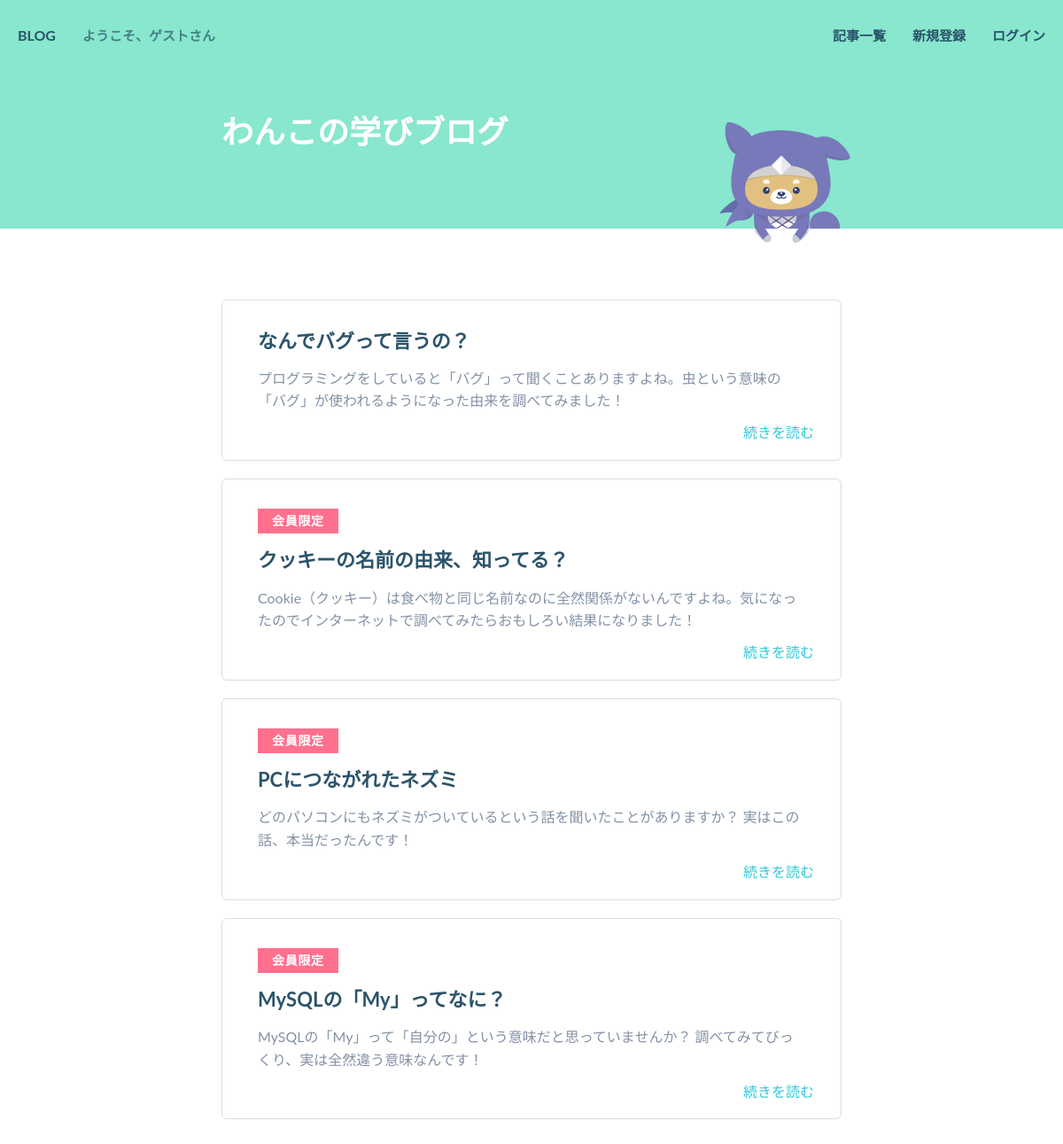
Page /list/ on the committed database.
### blog/models.py (models this page shows, shortened)
class BlogModel(models.Model):
    title = models.CharField(max_length=100)
    summary = models.TextField()
    content = models.TextField()
    category = models.CharField(
        max_length=50,
        choices=CATEGORY)

### blog/views.py (the view)
# urls.py: path('list/', BlogList.as_view(), name='list'),
class BlogList(ListView):
    template_name = 'blog/list.html'
    model = BlogModel

### blog/templates/blog/list.html
{% extends 'blog/base.html' %}
{% block content %}
  <main>
    <ul class="list">
      {% for object in object_list %}
      <li>
        {% if object.category == 'limited' %}
          <i>会員限定</i>
        {% endif %}
        <h2>{{ object.title }}</h2>
        <p>{{ object.summary }}</p>
        <a href="{% url 'blog:article' object.pk %}">続きを読む</a>
      </li>
      {% endfor %}
    </ul>
  </main>
{% endblock content %}

### blog/templates/blog/base.html (shortened to what this page needs)
{% load static %}
<!DOCTYPE html>
<html>
  <head>
    <link rel="stylesheet" href="{% static 'blog/style.css' %}">
  </head>
  <body>
    <header>
        <div class="header-nav">
          <a href="/">BLOG</a>
          {% if user.is_authenticated %}
          <p>ようこそ、{{ user.username }}さん</p>
          {% else %}
          <p>ようこそ、ゲストさん</p>
          {% endif %}
          <ul>
            <li><a href="{% url 'blog:list' %}">記事一覧</a></li>
            {% if user.is_authenticated %}
              <li><a href="{% url 'blog:logout' %}">ログアウト</a></li>
            {% else %}
              <li><a href="{% url 'blog:signup' %}">新規登録</a></li>
              <li><a href="{% url 'blog:login' %}">ログイン</a></li>
            {% endif %}
          </ul>
        </div>
        <p>わんこの学びブログ</p>
      </header>
  </body>
{% block content %}
{% endblock content %}

### blog/static/blog/style.css (style rules this page uses)
*, *::before, *::after { box-sizing: border-box; }
ul, ol { padding: 0; list-style: none; }
body, h1, h2, h3, p, ul { margin: 0; }
body { min-height: 100vh; text-rendering: optimizeSpeed; color: #2B546A; line-height: 1.6; display: flex; flex-direction: column; font-family: Lato, "Hiragino Maru Gothic Pro", "Meiryo UI", Meiryo, "MS PGothic", sans-serif; }
a { text-decoration: none; }
header { background-color: #88E7CE; }
header > p { position: relative; max-width: 700px; margin: 0 auto; color: #ffffff; font-size: 36px; font-weight: bold; padding: 40px 0 80px; }
header > p:after { position: absolute; content: ""; display: block; width: 148px; height: 136px; bottom: -16px; right: -10px; background-size: 148px 136px; background-repeat: no-repeat; background-image: url('./wanko.svg'); }
.header-nav { display: flex; flex-wrap: nowrap; justify-content: space-between; align-items: center; min-width: 700px; max-width: 1200px; padding: 0 20px; margin: 0 auto; height: 80px; }
.header-nav > a { color: #2B546A; font-weight: bold; }
.header-nav p { padding-left: 30px; font-size: 15px; color: #2B546A; font-weight: bold; word-wrap: break-word; opacity: 0.7; flex: 1; }
.header-nav ul { text-align: right; display: flex; }
.header-nav li > a { white-space: nowrap; display: inline-block; font-size: 15px; color: #2B546A; font-weight: bold; padding-left: 30px; }
.list li, .list-admin li { position: relative; padding: 28px 40px 54px; border: 1px solid #d5dee8; border-radius: 6px; }
.list li:not(:first-child), .list-admin li:not(:first-child) { margin-top: 20px; }
.list h2, .list-admin h2 { font-size: 22px; }
.list p, .list-admin p { font-size: 16px; color: #8491A5; }
.list i, .list-admin i { display: inline-flex; align-items: center; background-color: #FF708F; color: #ffffff; font-size: 14px; font-weight: bold; padding: 3px 16px; font-style: normal; margin-bottom: 12px; margin-top: 5px; letter-spacing: 0.05em; }
.list h2 { margin-bottom: 12px; }
.list a { position: absolute; bottom: 18px; right: 30px; display: inline-block; color: #30C8D6; }
main { max-width: 700px; width: 100%; margin: 0 auto; padding: 80px 0 100px; }

### rows in the picture
BlogModel: title "なんでバグって言うの？", summary "プログラミングをしていると「バグ」って聞くことありますよね。虫という意味の「バグ」が使われるようになった由来を調べてみました！"
BlogModel: category "会員限定", title "クッキーの名前の由来、知ってる？", summary "Cookie（クッキー）は食べ物と同じ名前なのに全然関係がないんですよね。気になったのでインターネットで調べてみたらおもしろい結果になりました！"
BlogModel: category "会員限定", title "PCにつながれたネズミ", summary "どのパソコンにもネズミがついているという話を聞いたことがありますか？ 実はこの話、本当だったんです！"
BlogModel: category "会員限定", title "MySQLの「My」ってなに？", summary "MySQLの「My」って「自分の」という意味だと思っていませんか？ 調べてみてびっくり、実は全然違う意味なんです！"
